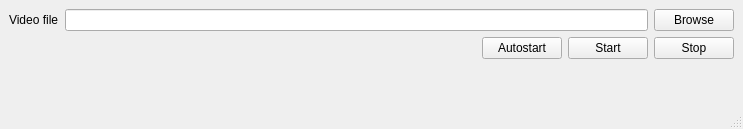
<?xml version="1.0" encoding="UTF-8"?>
<ui version="4.0">
 <class>MainWindow</class>
 <widget class="QMainWindow" name="MainWindow">
  <property name="geometry">
   <rect>
    <x>0</x>
    <y>0</y>
    <width>743</width>
    <height>129</height>
   </rect>
  </property>
  <property name="windowTitle">
   <string>GPU Video Wallpaper</string>
  </property>
  <widget class="QWidget" name="centralwidget">
   <layout class="QGridLayout" name="gridLayout">
    <item row="0" column="0">
     <layout class="QHBoxLayout" name="horizontalLayout">
      <item>
       <widget class="QLabel" name="label">
        <property name="text">
         <string>Video file</string>
        </property>
       </widget>
      </item>
      <item>
       <widget class="QLineEdit" name="directory"/>
      </item>
      <item>
       <widget class="QPushButton" name="button_browse">
        <property name="toolTip">
         <string>&lt;html&gt;&lt;head/&gt;&lt;body&gt;&lt;p&gt;Browse computer for video files.&lt;/p&gt;&lt;/body&gt;&lt;/html&gt;</string>
        </property>
        <property name="text">
         <string>Browse</string>
        </property>
       </widget>
      </item>
     </layout>
    </item>
    <item row="1" column="0">
     <layout class="QHBoxLayout" name="horizontalLayout_2">
      <item>
       <spacer name="horizontalSpacer">
        <property name="orientation">
         <enum>Qt::Horizontal</enum>
        </property>
        <property name="sizeHint" stdset="0">
         <size>
          <width>40</width>
          <height>20</height>
         </size>
        </property>
       </spacer>
      </item>
      <item>
       <widget class="QPushButton" name="button_autostart">
        <property name="toolTip">
         <string>&lt;html&gt;&lt;head/&gt;&lt;body&gt;&lt;p&gt;Sets video wallpaper to automatically start on boot.&lt;/p&gt;&lt;/body&gt;&lt;/html&gt;</string>
        </property>
        <property name="text">
         <string>Autostart</string>
        </property>
       </widget>
      </item>
      <item>
       <widget class="QPushButton" name="button_start">
        <property name="toolTip">
         <string>&lt;html&gt;&lt;head/&gt;&lt;body&gt;&lt;p&gt;Starts video wallpaper playback.&lt;/p&gt;&lt;/body&gt;&lt;/html&gt;</string>
        </property>
        <property name="text">
         <string>Start</string>
        </property>
       </widget>
      </item>
      <item>
       <widget class="QPushButton" name="button_stop">
        <property name="toolTip">
         <string>&lt;html&gt;&lt;head/&gt;&lt;body&gt;&lt;p&gt;Stops video wallpaper playback.&lt;/p&gt;&lt;/body&gt;&lt;/html&gt;</string>
        </property>
        <property name="text">
         <string>Stop</string>
        </property>
       </widget>
      </item>
     </layout>
    </item>
    <item row="2" column="0">
     <spacer name="verticalSpacer">
      <property name="orientation">
       <enum>Qt::Vertical</enum>
      </property>
      <property name="sizeHint" stdset="0">
       <size>
        <width>20</width>
        <height>40</height>
       </size>
      </property>
     </spacer>
    </item>
   </layout>
  </widget>
  <widget class="QStatusBar" name="statusbar">
   <property name="font">
    <font>
     <pointsize>10</pointsize>
     <italic>false</italic>
    </font>
   </property>
  </widget>
 </widget>
 <resources/>
 <connections/>
</ui>
